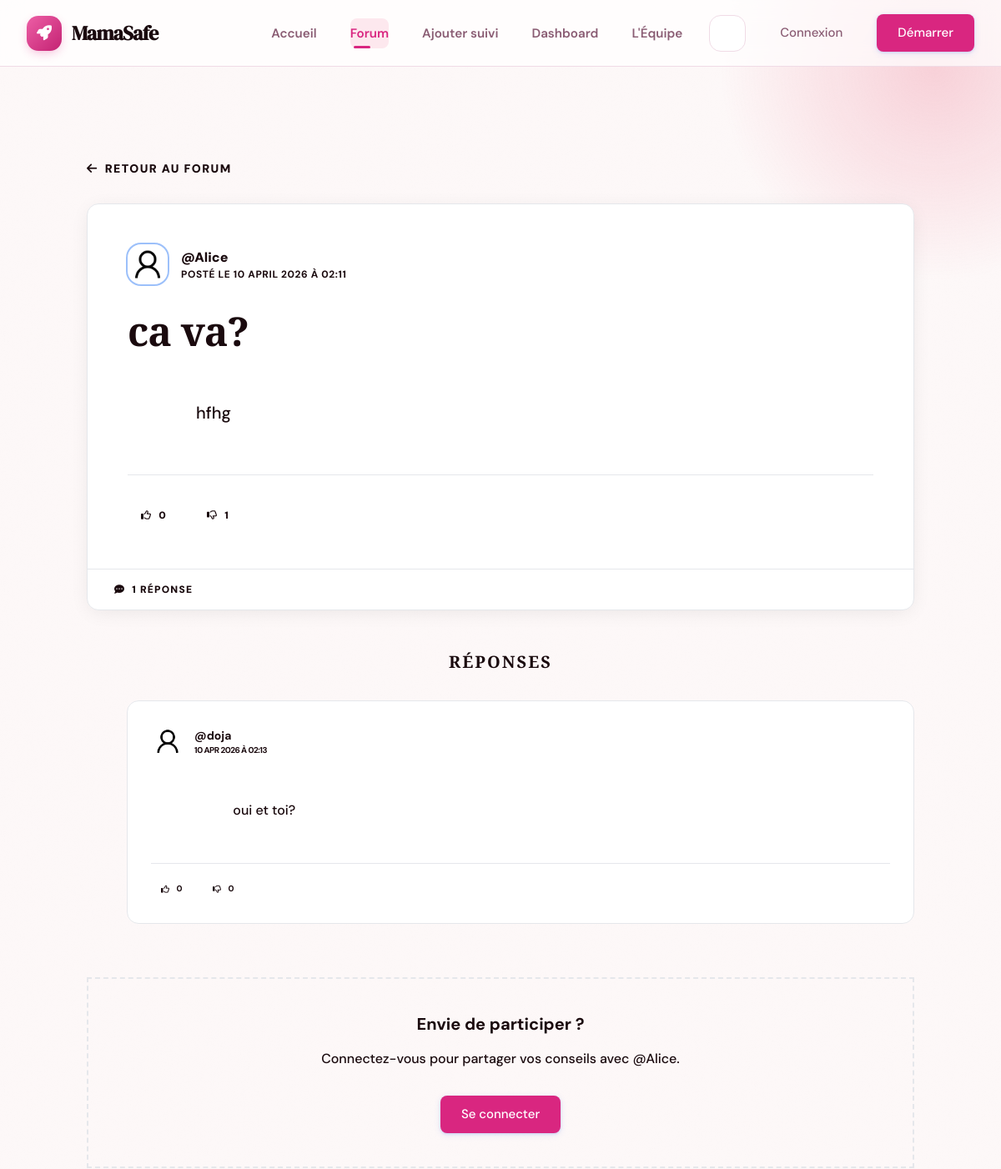
Page /forum/question/1/ (upper part) on the earlier database version.
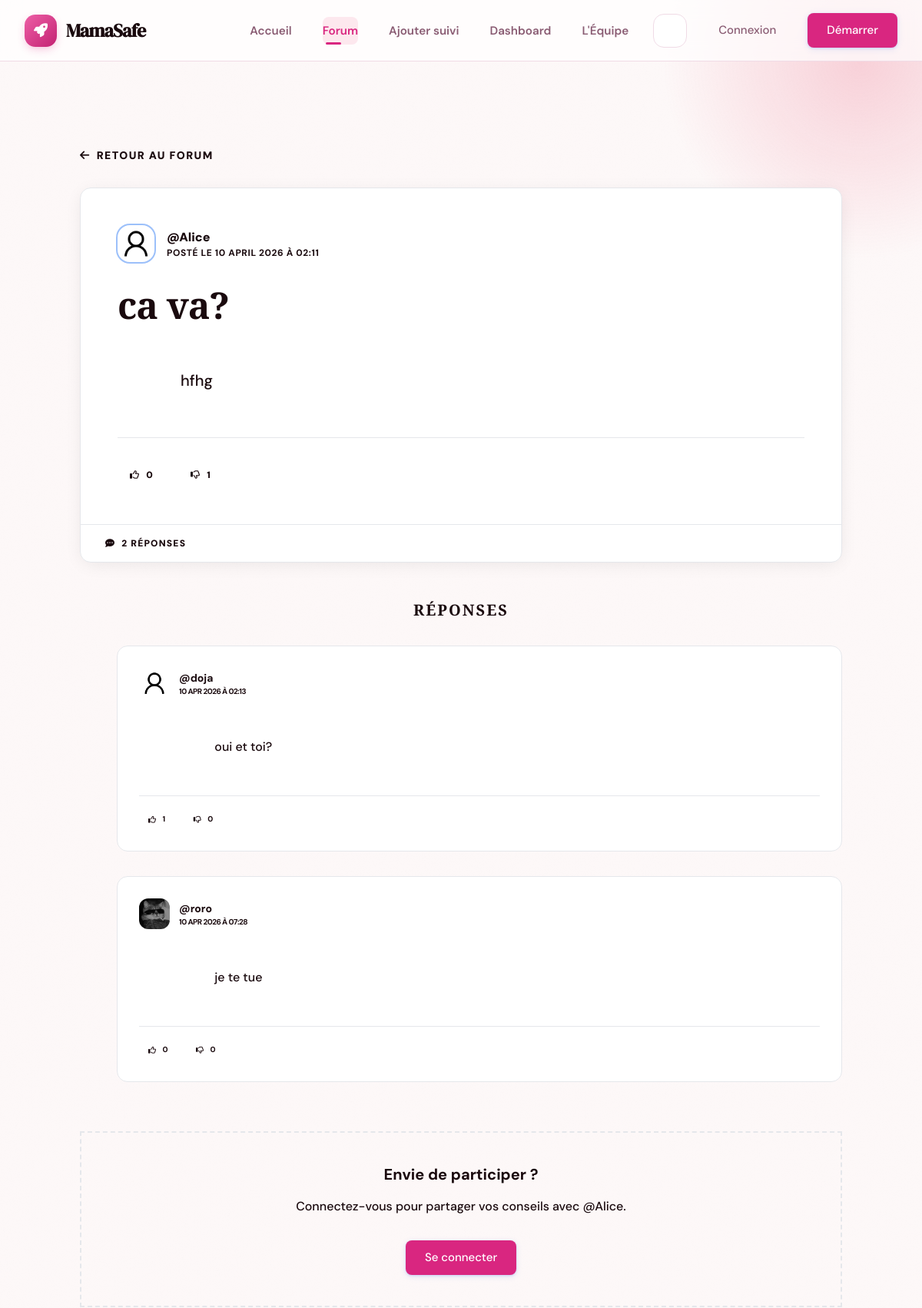
Same page on the later database version.
### forum/models.py (models this page shows, shortened)
class Question(models.Model):
    user = models.ForeignKey(
        settings.AUTH_USER_MODEL,
        on_delete=models.CASCADE,
        related_name='questions'
    )
    title = models.CharField(max_length=255)
    content = models.TextField()
    image = models.ImageField(upload_to='forum/questions/', blank=True, null=True)
    likes = models.ManyToManyField(settings.AUTH_USER_MODEL, related_name='liked_questions', blank=True)
    dislikes = models.ManyToManyField(settings.AUTH_USER_MODEL, related_name='disliked_questions', blank=True)
    created_at = models.DateTimeField(auto_now_add=True)
    updated_at = models.DateTimeField(auto_now=True)
    class Meta:
        ordering = ['-created_at']
    def total_likes(self):
        return self.likes.count()
    def total_dislikes(self):
        return self.dislikes.count()

class Answer(models.Model):
    user = models.ForeignKey(
        settings.AUTH_USER_MODEL,
        on_delete=models.CASCADE,
        related_name='answers'
    )
    question = models.ForeignKey(
        Question,
        on_delete=models.CASCADE,
        related_name='answers'
    )
    content = models.TextField()
    image = models.ImageField(upload_to='forum/answers/', blank=True, null=True)
    likes = models.ManyToManyField(settings.AUTH_USER_MODEL, related_name='liked_answers', blank=True)
    dislikes = models.ManyToManyField(settings.AUTH_USER_MODEL, related_name='disliked_answers', blank=True)
    created_at = models.DateTimeField(auto_now_add=True)
    updated_at = models.DateTimeField(auto_now=True)
    class Meta:
        ordering = ['created_at']
    def total_likes(self):
        return self.likes.count()
    def total_dislikes(self):
        return self.dislikes.count()

### Users/models.py (models this page shows, shortened)
class User(AbstractUser):
    GROUPE_SANGUIN_CHOIX = [
        ('A+', 'A+'), ('A-', 'A-'),
        ('B+', 'B+'), ('B-', 'B-'),
        ('AB+', 'AB+'), ('AB-', 'AB-'),
        ('O+', 'O+'), ('O-', 'O-'),
    ]
    is_admin_user = models.BooleanField(default=False)
    is_customer = models.BooleanField(default=True)
    age = models.PositiveIntegerField(null=True, blank=True, help_text="25")
    date_dernieres_regles = models.DateField(null=True, blank=True, help_text="Date des dernières règles)")
    date_prevue_accouchement = models.DateField(null=True, blank=True)
    taille = models.PositiveIntegerField(null=True, blank=True, help_text="En cm")
    poids_initial = models.FloatField(null=True, blank=True, help_text="En kg")
    groupe_sanguin = models.CharField(
        null=True,
        blank=True,
        max_length=5,
        choices=GROUPE_SANGUIN_CHOIX
    )
    antecedents_medicaux = models.TextField(null=True, blank=True)
    nombre_grossesses_precedentes = models.PositiveIntegerField(default=0, blank=True)
    photo = models.ImageField(
        upload_to="profile_pictures/",
        default="profile_pictures/default.png",
        blank=True,
        null=True,
    )

### forum/views.py (the view)
# urls.py: path('question/<int:pk>/', views.question_detail, name='question_detail'),
def question_detail(request, pk):
    question = get_object_or_404(Question, pk=pk)
    answers = question.answers.all().select_related('user')
    if request.method == 'POST' and request.user.is_authenticated:
        form = AnswerForm(request.POST, request.FILES)
        if form.is_valid():
            answer = form.save(commit=False)
            answer.user = request.user
            answer.question = question
            answer.save()
            if question.user != request.user:
                Notification.objects.create(
                    user=question.user,
                    title="Nouvelle réponse",
                    message=f"{request.user.username} a répondu à votre question : {question.title}",
                    url=reverse('forum:question_detail', args=[question.pk])
                )
            return redirect('forum:question_detail', pk=pk)
    else:
        form = AnswerForm()
    return render(request, 'forum/question_detail.html', {
        'question': question,
        'answers': answers,
        'form': form
    })

### templates/forum/question_detail.html (shortened to what this page needs)
{% extends 'Base/base.html' %}
{% block content %}
<div class="container mx-auto px-4 py-12 max-w-5xl">
    <a href="{% url 'forum:question_list' %}" class="inline-flex items-center gap-2 text-sm font-black uppercase tracking-widest text-primary hover:text-ink transition-colors mb-8 group">
        <i class="fas fa-arrow-left transition-transform group-hover:-translate-x-1"></i>
        Retour au forum
    </a>
    <div class="cool-card !p-0 overflow-hidden mb-12 shadow-xl border-t-4 border-t-primary">
        <div class="p-8 md:p-12">
            <div class="flex flex-wrap items-center gap-4 mb-8">
                {% if question.user.photo %}
                    <img src="{{ question.user.photo.url }}" class="w-12 h-12 rounded-2xl object-cover ring-2 ring-paper" alt="{{ question.user.username }}">
                {% else %}
                    <div class="w-12 h-12 rounded-2xl bg-grad-primary flex items-center justify-center text-white font-bold">
                        {{ question.user.username|first|upper }}
                    </div>
                {% endif %}
                <div>
                    <span class="block font-black text-ink">@{{ question.user.username }}</span>
                    <span class="text-xs font-bold text-ink-muted uppercase tracking-wider">Posté le {{ question.created_at|date:"d F Y à H:i" }}</span>
                </div>
            </div>
            <h1 class="text-3xl md:text-5xl font-black text-ink mb-8 leading-tight tracking-tight">
                {{ question.title }}
            </h1>
            <div class="prose prose-pink max-w-none text-ink/80 text-lg md:text-xl leading-relaxed whitespace-pre-wrap font-medium mb-8">
                {{ question.content }}
            </div>
            <div class="flex items-center gap-4 mt-8 pt-8 border-t border-line">
                <a href="{% url 'forum:like_question' question.pk %}" class="flex items-center gap-2 px-4 py-2 rounded-xl {% if user in question.likes.all %}bg-primary text-white shadow-lg{% else %}bg-surface-2 text-ink-muted hover:bg-line{% endif %} transition-all font-black text-xs uppercase tracking-widest">
                    <i class="{% if user in question.likes.all %}fas{% else %}far{% endif %} fa-thumbs-up"></i>
                    {{ question.total_likes }}
                </a>
                <a href="{% url 'forum:dislike_question' question.pk %}" class="flex items-center gap-2 px-4 py-2 rounded-xl {% if user in question.dislikes.all %}bg-ink text-white shadow-lg{% else %}bg-surface-2 text-ink-muted hover:bg-line{% endif %} transition-all font-black text-xs uppercase tracking-widest">
                    <i class="{% if user in question.dislikes.all %}fas{% else %}far{% endif %} fa-thumbs-down"></i>
                    {{ question.total_dislikes }}
                </a>
            </div>
        </div>
        <div class="bg-surface-2 px-8 py-4 border-t border-line flex items-center gap-6">
            <span class="text-xs font-black uppercase tracking-widest text-ink-muted flex items-center gap-2">
                <i class="fas fa-comment-dots text-primary"></i>
                {{ answers.count }} Réponse{{ answers.count|pluralize }}
            </span>
        </div>
    </div>
    <div class="flex items-center gap-4 mb-8">
        <div class="h-px flex-grow bg-line"></div>
        <h3 class="text-xl font-black text-ink uppercase tracking-widest">Réponses</h3>
        <div class="h-px flex-grow bg-line"></div>
    </div>
    <div class="space-y-8 mb-16">
        {% for answer in answers %}
            <div class="relative pl-8 md:pl-12">
                <div class="absolute left-0 top-0 bottom-0 w-1 bg-grad-primary opacity-20 rounded-full"></div>
                <div class="cool-card group hover:border-primary/20 transition-all">
                    <div class="flex items-center justify-between mb-6">
                        <div class="flex items-center gap-3">
                            {% if answer.user.photo %}
                                <img src="{{ answer.user.photo.url }}" class="w-10 h-10 rounded-xl object-cover" alt="{{ answer.user.username }}">
                            {% else %}
                                <div class="w-10 h-10 rounded-xl bg-surface-2 flex items-center justify-center text-ink font-bold">
                                    {{ answer.user.username|first|upper }}
                                </div>
                            {% endif %}
                            <div>
                                <span class="block font-bold text-ink text-sm">@{{ answer.user.username }}</span>
                                <span class="text-[10px] font-bold text-ink-muted uppercase tracking-tighter">{{ answer.created_at|date:"d M Y à H:i" }}</span>
                            </div>
                        </div>
                    </div>
                    <div class="text-ink-muted leading-relaxed whitespace-pre-wrap font-medium mb-6">
                        {{ answer.content }}
                    </div>
                    <div class="flex items-center gap-3 pt-4 border-t border-line/50">
                        <a href="{% url 'forum:like_answer' answer.pk %}" class="flex items-center gap-2 px-3 py-1.5 rounded-lg {% if user in answer.likes.all %}bg-primary text-white shadow-md{% else %}bg-surface-2 text-ink-muted hover:bg-line{% endif %} transition-all font-bold text-[10px] uppercase tracking-wider">
                            <i class="{% if user in answer.likes.all %}fas{% else %}far{% endif %} fa-thumbs-up"></i>
                            {{ answer.total_likes }}
                        </a>
                        <a href="{% url 'forum:dislike_answer' answer.pk %}" class="flex items-center gap-2 px-3 py-1.5 rounded-lg {% if user in answer.dislikes.all %}bg-ink text-white shadow-md{% else %}bg-surface-2 text-ink-muted hover:bg-line{% endif %} transition-all font-bold text-[10px] uppercase tracking-wider">
                            <i class="{% if user in answer.dislikes.all %}fas{% else %}far{% endif %} fa-thumbs-down"></i>
                            {{ answer.total_dislikes }}
                        </a>
                    </div>
                </div>
            </div>
        {% empty %}
            <div class="text-center py-16 bg-surface-2 rounded-3xl border-2 border-dashed border-line">
                <p class="text-ink-muted font-bold italic">Soyez la première personne à apporter une réponse !</p>
            </div>
        {% endfor %}
    </div>
    {% if user.is_authenticated %}
        <div class="cool-card shadow-2xl border-2 border-primary/10 relative overflow-hidden">
            <div class="absolute top-0 right-0 p-4 opacity-5">
                <i class="fas fa-reply text-6xl"></i>
            </div>
            <h3 class="text-2xl font-black text-ink mb-8 flex items-center gap-3">
                <span class="w-10 h-10 rounded-xl bg-primary text-white flex items-center justify-center text-sm shadow-lg">
                    <i class="fas fa-pen"></i>
                </span>
                Votre contribution
            </h3>
            <form method="POST" class="space-y-6" enctype="multipart/form-data">
                {% csrf_token %}
                <div class="relative">
                    {{ form.content }}
                    {% if form.content.errors %}
                        {% for error in form.content.errors %}
                            <p class="text-error text-xs font-black uppercase mt-2 italic">{{ error }}</p>
                        {% endfor %}
                    {% endif %}
                </div>
                <div class="space-y-2">
                    <label for="{{ form.image.id_for_label }}" class="text-[10px] font-black uppercase tracking-widest text-ink-muted">
                        Ajouter une photo ou un fichier
                    </label>
                    {{ form.image }}
                    {% if form.image.errors %}
                        {% for error in form.image.errors %}
                            <p class="text-error text-xs font-black uppercase mt-2 italic">{{ error }}</p>
                        {% endfor %}
                    {% endif %}
                </div>
                <div class="flex justify-end">
                    <button type="submit" class="btn btn-primary btn-lg shadow-xl hover:scale-105 active:scale-95 transition-all">
                        <i class="fas fa-paper-plane"></i>
                        Publier ma réponse
                    </button>
                </div>
            </form>
        </div>
    {% else %}
        <div class="glass-card p-10 text-center border-2 border-dashed border-primary/20">
            <h4 class="text-xl font-bold text-ink mb-4">Envie de participer ?</h4>
            <p class="text-ink-muted mb-8 font-medium">Connectez-vous pour partager vos conseils avec @{{ question.user.username }}.</p>
            <a href="{% url 'users:connexion' %}?next={{ request.path }}" class="btn btn-primary">Se connecter</a>
        </div>
    {% endif %}
</div>
{% endblock %}

Differences in the rows shown:
computed for Answer "oui et toi?": total_likes "0" → "1"
added Answer: user.photo (picture), user.username "roro", created_at "10 APR 2026 À 07:28", content "je te tue", total_likes "0", total_dislikes "0"
Other differences:
{{ answers.count }}: "1" → "2"
